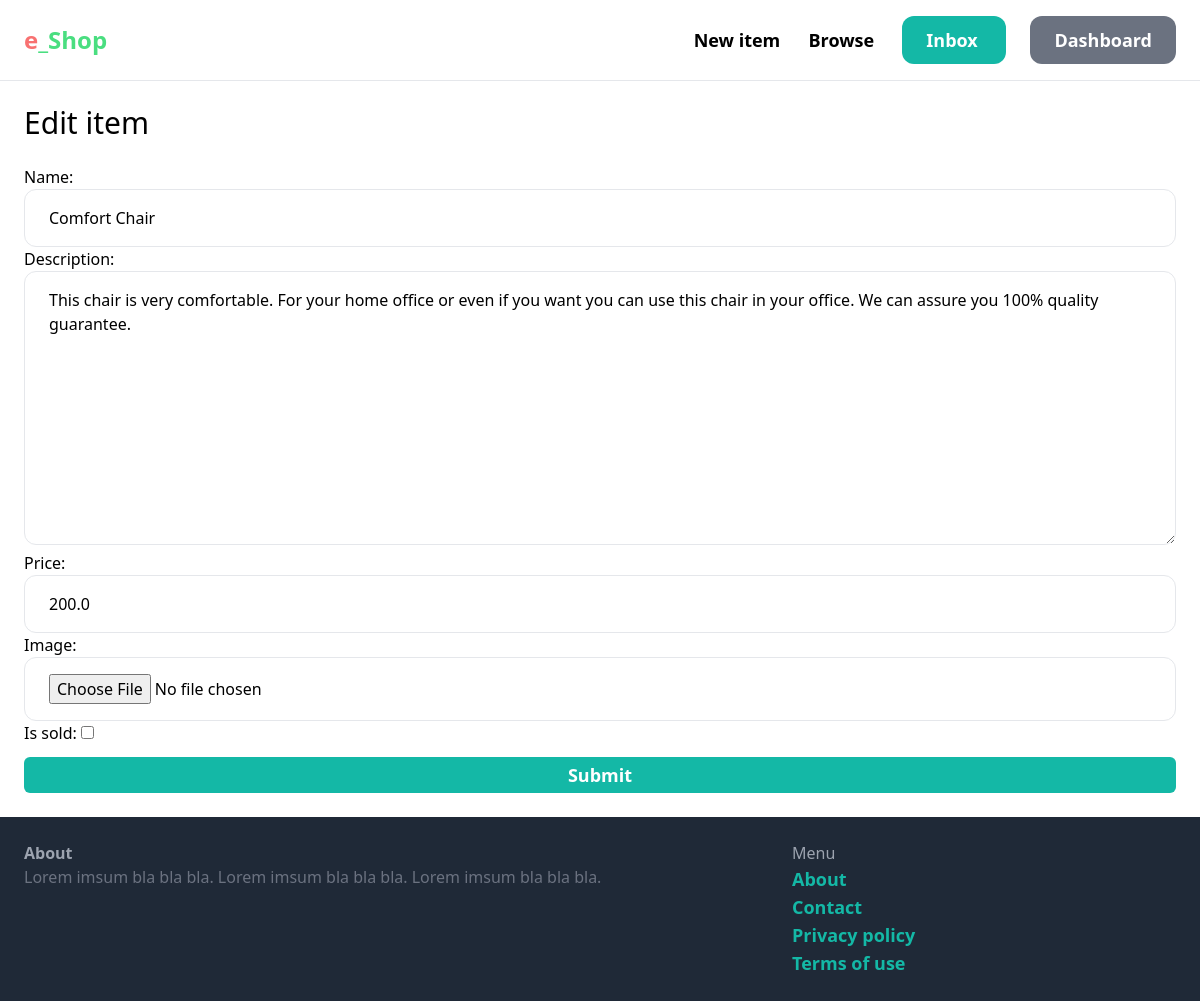
Screenshot of /items/4/edit/ (signed in) with the database file from the repository.
### item/models.py (models this page shows, shortened)
class Item(models.Model):
    category = models.ForeignKey(Category, related_name='items', on_delete=models.CASCADE)
    name = models.CharField(max_length=255)
    description = models.TextField(blank=True, null=True)
    price = models.FloatField()
    image = models.ImageField(upload_to='item_images', blank=True, null=True)
    is_sold = models.BooleanField(default=False)
    created_by = models.ForeignKey(User, related_name='items', on_delete=models.CASCADE)
    created_at = models.DateTimeField(auto_now_add=True)
    class Meta:
        ordering = ('name',)
        verbose_name_plural = 'Items'

### item/views.py (the view)
# urls.py: path('<int:pk>/edit/', views.edit, name='edit'),
@login_required
def edit(request, pk):
    item = get_object_or_404(Item, pk=pk, created_by=request.user)
    if request.method == 'POST':
        form = EditItemForm(request.POST, request.FILES, instance=item)
        if form.is_valid():
            form.save()
            return redirect('item:details', pk=item.id)
    else:
        form = EditItemForm(instance=item)
    return render(request, 'item/form.html', {
        'form': form,
        'title': 'Edit item'
    })

### item/forms.py
class EditItemForm(forms.ModelForm):
    class Meta:
        model = Item
        fields = ('name', 'description', 'price', 'image', 'is_sold')
        widgets = {
            'name': forms.TextInput(attrs={
                'class': INPUT_CLASSES
            }),
            'description': forms.Textarea(attrs={
                'class': INPUT_CLASSES
            }),
            'price': forms.TextInput(attrs={
                'class': INPUT_CLASSES
            }),
            'image': forms.FileInput(attrs={
                'class': INPUT_CLASSES
            }),
        }

### item/templates/item/form.html (shortened to what this page needs)
{% extends 'core/base.html' %}
{% block content %}
<h1 class="mb-6 text-3xl">{{ title }}</h1>
<form method="POST" action="." enctype="multipart/form-data">
    <div class="mb-3">
        {{ form.as_p }}
    </div>
    <button
        class="w-full rounded-md px-6 py-1 hover:bg-teal-700 bg-teal-500 text-white text-lg font-semibold">Submit</button>
</form>
{% endblock %}

### rows the page displays
Item: name "Comfort Chair", description "This chair is very comfortable. For your home office or even if you want you can use this chair in your office. We can assure you 100% quality guarantee.", price "200.0"

### other values shown
{{ title }} "Edit item"
